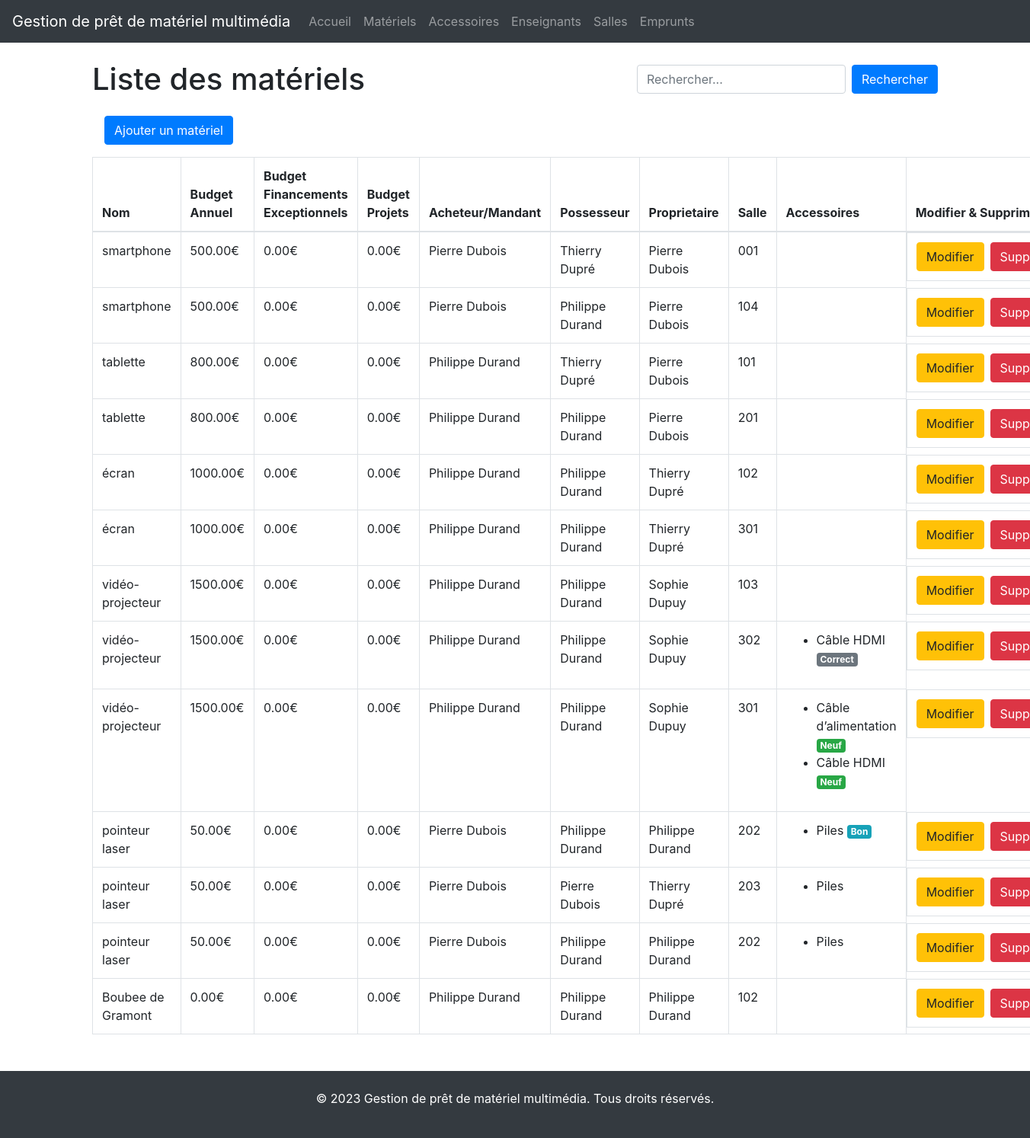
/materiels/, run on an earlier commit of the app's database.
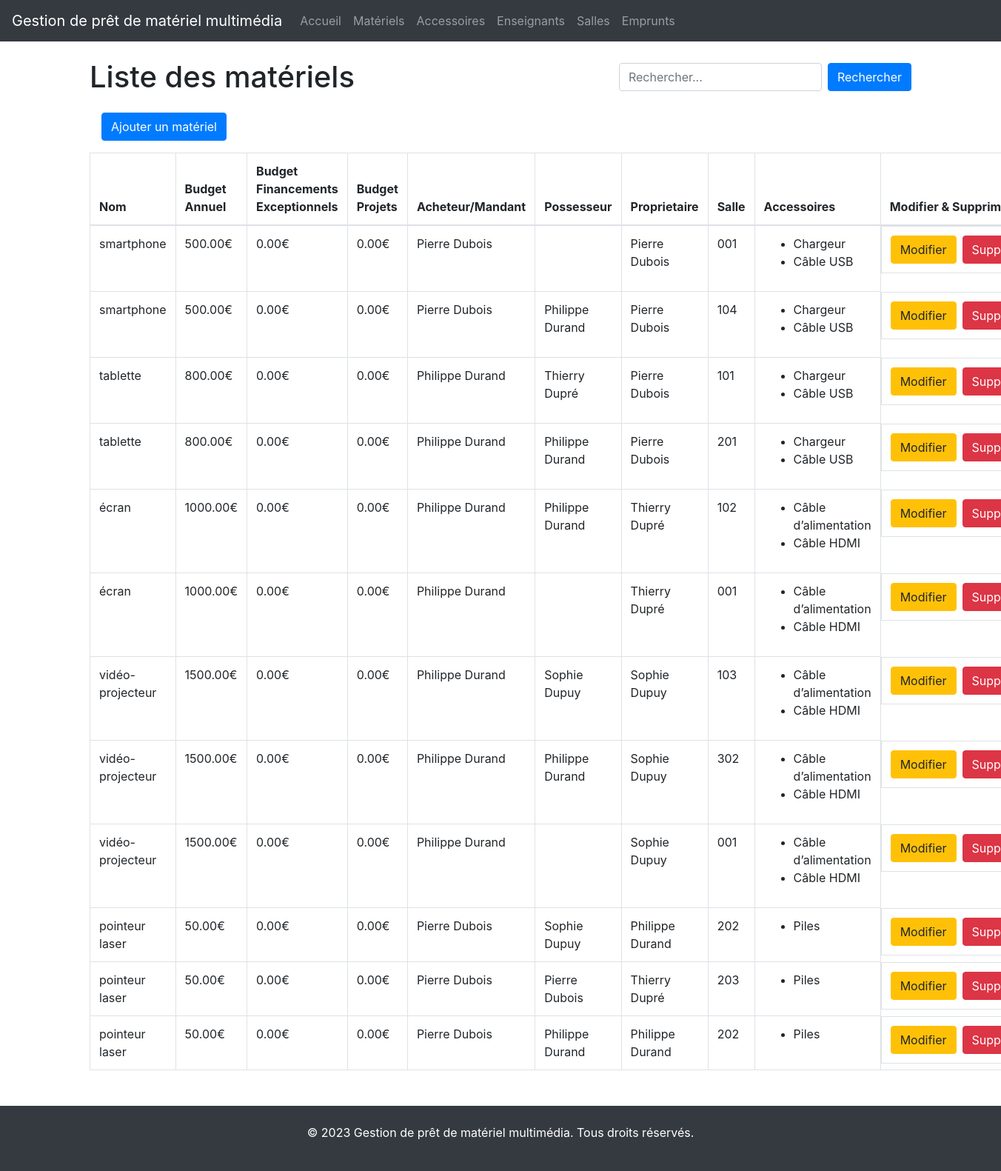
And on a later commit of the database.
### materiels/models.py (models this page shows, shortened)
class Materiel(models.Model):
    nom = models.CharField(max_length=100)
    budget_annuel = models.DecimalField(max_digits=10, decimal_places=2, default=0)
    budget_projets = models.DecimalField(max_digits=10, decimal_places=2, default=0)
    budget_financements_exceptionnels = models.DecimalField(max_digits=10, decimal_places=2, default=0)
    acheteur = models.ForeignKey(Enseignant, on_delete=models.SET_NULL, null=True, blank=True,
                                 related_name='materiels_achetes')
    mandant = models.ForeignKey(Enseignant, on_delete=models.SET_NULL, null=True, blank=True,
                                related_name='materiels_mandates')
    proprietaire = models.ForeignKey(Enseignant, on_delete=models.SET_NULL, null=True, blank=True,
                                     related_name='materiels_propriete')
    salle = models.ForeignKey(Salle, on_delete=models.SET_NULL, null=True, blank=True,
                              related_name='materiels_salle_num')
    possesseur = models.ForeignKey(Enseignant, on_delete=models.SET_NULL, null=True, blank=True,
                                   related_name='materiels_possedes')
    accompagnements = models.ManyToManyField('self', symmetrical=False, blank=True)

class Enseignant(models.Model):
    nom = models.CharField(max_length=100)

class Salle(models.Model):
    numero = models.CharField(max_length=10)

class Accessoire(models.Model):
    nom = models.CharField(max_length=100)
    etat = models.CharField(max_length=100, null=True, blank=True)
    materiels = models.ManyToManyField(Materiel, related_name='accessoires')

### materiels/views.py (the view, shortened to what this page needs)
# urls.py: path('materiels/', views.materiels, name='materiels'),
def materiels(request):
    query = request.GET.get('q')  # Récupère le paramètre de recherche 'q' depuis l'URL
    materiels = Materiel.objects.all()
    context = {
        'materiels': materiels,
        'query': query  # Ajoute la requête de recherche dans le contexte pour l'afficher dans le template
    }
    return render(request, 'materiels/list.html', context)

### templates/materiels/list.html (shortened to what this page needs)
{% extends 'base.html' %}
{% block content %}
    <h1 class="d-flex justify-content-between align-items-center">Liste des matériels
        <form method="GET" action="{% url 'materiels' %}" class="form-inline">
            <input type="text" name="q" value="{{ query|default_if_none:'' }}" class="form-control ml-3"
                   placeholder="Rechercher...">
            <button type="submit" class="btn btn-primary ml-2">Rechercher</button>
        </form>
    </h1>
    <a class="btn btn-primary m-3" href="{% url 'ajouter_materiel' %}">Ajouter un matériel</a>
    {% if materiels %}
        <table class="table table-bordered  table-hover">
            <thead>
            <tr>
                <th>Nom</th>
                <th>Budget Annuel</th>
                <th>Budget Financements Exceptionnels</th>
                <th>Budget Projets</th>
                <th>Acheteur/Mandant</th>
                <th>Possesseur</th>
                <th>Proprietaire</th>
                <th>Salle</th>
                <th>Accessoires</th>
                <th>Modifier & Supprimer</th>
            </tr>
            </thead>
            <tbody>
            {% for materiel in materiels %}
                <tr>
                    <td>{{ materiel.nom }}</td>
                    <td>{{ materiel.budget_annuel }}€</td>
                    <td>{{ materiel.budget_financements_exceptionnels }}€</td>
                    <td>{{ materiel.budget_projets }}€</td>
                    <td>{{ materiel.acheteur.nom }}{{ materiel.mandant.nom }}</td>
                    <td>{{ materiel.possesseur.nom }}</td>
                    <td>{{ materiel.proprietaire.nom }}</td>
                    <td>{{ materiel.salle.numero }}</td>
                    <td>
                        <ul>
                            {% for accessoire in materiel.accessoires.all %}
                                <li>
                                    {{ accessoire.nom }}
                                    {% if accessoire.etat == 'Très Mauvais' %}
                                        <span class="badge badge-danger">{{ accessoire.etat }}</span>
                                    {% elif accessoire.etat == 'Mauvais' %}
                                        <span class="badge badge-warning">{{ accessoire.etat }}</span>
                                    {% elif accessoire.etat == 'Correct' %}
                                        <span class="badge badge-secondary">{{ accessoire.etat }}</span>
                                    {% elif accessoire.etat == 'Bon' %}
                                        <span class="badge badge-info">{{ accessoire.etat }}</span>
                                    {% elif accessoire.etat == 'Neuf' %}
                                        <span class="badge badge-success">{{ accessoire.etat }}</span>
                                    {% endif %}
                                </li>
                            {% endfor %}
                        </ul>
                    </td>
                    <td style="display: flex">
                        <a class="btn btn-warning" href="{% url 'modifier_materiel' materiel.id %}">Modifier</a>
                        <a class="btn btn-danger ml-2" href="{% url 'supprimer_materiel' materiel.id %}">Supprimer</a>
                    </td>
                </tr>
            {% endfor %}
            </tbody>
        </table>
    {% else %}
        <div class="alert alert-warning" role="alert">
            Aucun matériel dans la base de données
        </div>
    {% endif %}
{% endblock %}

What changed in the data, as far as the page shows it:
removed Materiel: nom "Boubee de Gramont", budget_annuel "0.00", budget_financements_exceptionnels "0.00", budget_projets "0.00", acheteur.nom "Philippe Durand", possesseur.nom "Philippe Durand", proprietaire.nom "Philippe Durand", salle.numero "102"
changed Materiel (number 1 of 12 on the later page): possesseur.nom "Thierry Dupré" → (not shown)
added Accessoire: nom "Chargeur", shown under Materiel (number 1 of 12 on the later page)
added Accessoire: nom "Câble USB", shown under Materiel (number 1 of 12 on the later page)
added Accessoire: nom "Chargeur", shown under Materiel (number 2 of 12 on the later page)
added Accessoire: nom "Câble USB", shown under Materiel (number 2 of 12 on the later page)
added Accessoire: nom "Chargeur", shown under Materiel (number 3 of 12 on the later page)
added Accessoire: nom "Câble USB", shown under Materiel (number 3 of 12 on the later page)
added Accessoire: nom "Chargeur", shown under Materiel (number 4 of 12 on the later page)
added Accessoire: nom "Câble USB", shown under Materiel (number 4 of 12 on the later page)
added Accessoire: nom "Câble d’alimentation", shown under Materiel (number 5 of 12 on the later page)
added Accessoire: nom "Câble HDMI", shown under Materiel (number 5 of 12 on the later page)
changed Materiel (number 6 of 12 on the later page): salle.numero "301" → "001"; gains Accessoire (nom "Câble HDMI"); possesseur.nom "Philippe Durand" → (not shown)
added Accessoire: nom "Câble d’alimentation", shown under Materiel (number 6 of 12 on the later page)
changed Materiel (number 7 of 12 on the later page): possesseur.nom "Philippe Durand" → "Sophie Dupuy"; gains Accessoire (nom "Câble d’alimentation"); gains Accessoire (nom "Câble HDMI")
changed Materiel (number 8 of 12 on the later page): gains Accessoire (nom "Câble d’alimentation"); gains Accessoire (nom "Câble HDMI"); loses Accessoire (nom "Câble HDMI", etat "Correct")
changed Materiel (number 9 of 12 on the later page): gains Accessoire (nom "Câble HDMI"); salle.numero "301" → "001"; gains Accessoire (nom "Câble d’alimentation"); possesseur.nom "Philippe Durand" → (not shown); loses Accessoire (nom "Câble d’alimentation", etat "Neuf"); loses Accessoire (nom "Câble HDMI", etat "Neuf")
changed Materiel (number 10 of 12 on the later page): gains Accessoire (nom "Piles"); possesseur.nom "Philippe Durand" → "Sophie Dupuy"; loses Accessoire (nom "Piles", etat "Bon")
changed Materiel (number 11 of 12 on the later page): gains Accessoire (nom "Piles"); loses Accessoire (nom "Piles")
changed Materiel (number 12 of 12 on the later page): loses Accessoire (nom "Piles")
added Accessoire: nom "Piles", shown under Materiel (number 12 of 12 on the later page)
